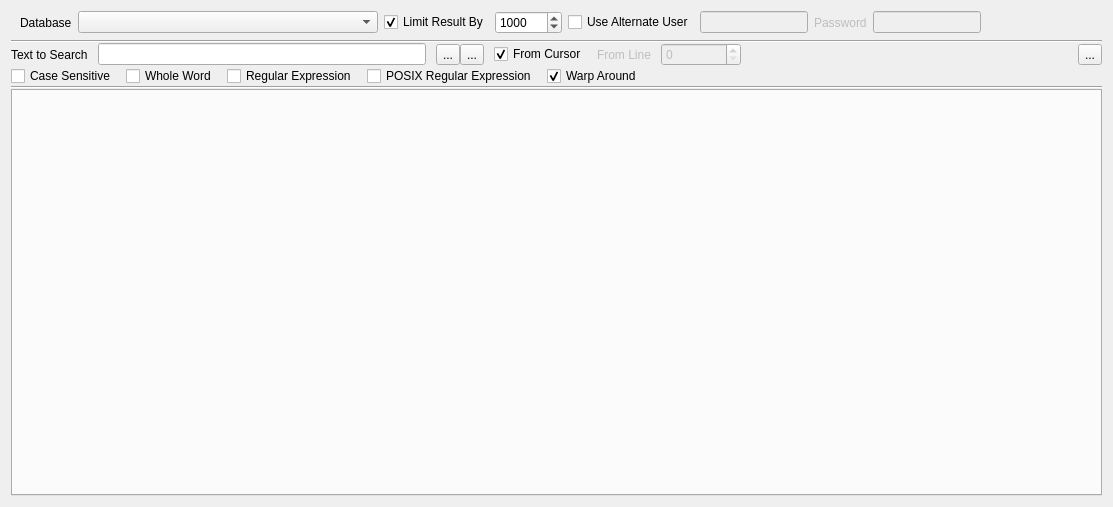
<?xml version="1.0" encoding="UTF-8"?>
<ui version="4.0">
 <class>SqlTool</class>
 <widget class="QWidget" name="SqlTool">
  <property name="geometry">
   <rect>
    <x>0</x>
    <y>0</y>
    <width>1113</width>
    <height>507</height>
   </rect>
  </property>
  <property name="minimumSize">
   <size>
    <width>0</width>
    <height>0</height>
   </size>
  </property>
  <property name="windowTitle">
   <string>Form</string>
  </property>
  <layout class="QVBoxLayout" name="verticalLayout_2">
   <item>
    <widget class="QFrame" name="frame">
     <property name="frameShape">
      <enum>QFrame::NoFrame</enum>
     </property>
     <property name="frameShadow">
      <enum>QFrame::Raised</enum>
     </property>
     <layout class="QHBoxLayout" name="horizontalLayout" stretch="0,0,0,0,0,0,0,0,1,0,0">
      <property name="topMargin">
       <number>0</number>
      </property>
      <property name="bottomMargin">
       <number>0</number>
      </property>
      <item>
       <widget class="QLabel" name="label">
        <property name="text">
         <string>Database</string>
        </property>
       </widget>
      </item>
      <item>
       <widget class="QComboBox" name="connection_list">
        <property name="sizePolicy">
         <sizepolicy hsizetype="Expanding" vsizetype="Fixed">
          <horstretch>0</horstretch>
          <verstretch>0</verstretch>
         </sizepolicy>
        </property>
        <property name="minimumSize">
         <size>
          <width>300</width>
          <height>0</height>
         </size>
        </property>
       </widget>
      </item>
      <item>
       <widget class="QCheckBox" name="limit_result">
        <property name="sizePolicy">
         <sizepolicy hsizetype="Minimum" vsizetype="Fixed">
          <horstretch>0</horstretch>
          <verstretch>0</verstretch>
         </sizepolicy>
        </property>
        <property name="text">
         <string>Limit Result By</string>
        </property>
        <property name="checked">
         <bool>true</bool>
        </property>
       </widget>
      </item>
      <item>
       <widget class="QSpinBox" name="line_limit">
        <property name="sizePolicy">
         <sizepolicy hsizetype="Fixed" vsizetype="Fixed">
          <horstretch>0</horstretch>
          <verstretch>0</verstretch>
         </sizepolicy>
        </property>
        <property name="maximum">
         <number>999999</number>
        </property>
        <property name="value">
         <number>1000</number>
        </property>
       </widget>
      </item>
      <item>
       <widget class="QCheckBox" name="ck_use_alternate_user">
        <property name="text">
         <string>Use Alternate User</string>
        </property>
       </widget>
      </item>
      <item>
       <widget class="QLineEdit" name="ed_user">
        <property name="enabled">
         <bool>false</bool>
        </property>
       </widget>
      </item>
      <item>
       <widget class="QLabel" name="lb_password">
        <property name="enabled">
         <bool>false</bool>
        </property>
        <property name="text">
         <string>Password</string>
        </property>
        <property name="buddy">
         <cstring></cstring>
        </property>
       </widget>
      </item>
      <item>
       <widget class="QLineEdit" name="ed_password">
        <property name="enabled">
         <bool>false</bool>
        </property>
        <property name="echoMode">
         <enum>QLineEdit::Password</enum>
        </property>
       </widget>
      </item>
      <item>
       <spacer name="horizontalSpacer">
        <property name="orientation">
         <enum>Qt::Horizontal</enum>
        </property>
        <property name="sizeHint" stdset="0">
         <size>
          <width>40</width>
          <height>20</height>
         </size>
        </property>
       </spacer>
      </item>
      <item>
       <widget class="QWidget" name="led_transaction" native="true">
        <property name="minimumSize">
         <size>
          <width>12</width>
          <height>12</height>
         </size>
        </property>
        <property name="maximumSize">
         <size>
          <width>12</width>
          <height>12</height>
         </size>
        </property>
        <property name="styleSheet">
         <string notr="true"/>
        </property>
       </widget>
      </item>
      <item>
       <widget class="QWidget" name="led_connected" native="true">
        <property name="minimumSize">
         <size>
          <width>12</width>
          <height>12</height>
         </size>
        </property>
        <property name="maximumSize">
         <size>
          <width>12</width>
          <height>12</height>
         </size>
        </property>
        <property name="toolTipDuration">
         <number>-9</number>
        </property>
       </widget>
      </item>
     </layout>
    </widget>
   </item>
   <item>
    <layout class="QVBoxLayout" name="verticalLayout">
     <property name="spacing">
      <number>0</number>
     </property>
     <item>
      <widget class="QWidget" name="find_panel" native="true">
       <layout class="QVBoxLayout" name="verticalLayout_3">
        <property name="spacing">
         <number>0</number>
        </property>
        <property name="leftMargin">
         <number>0</number>
        </property>
        <property name="topMargin">
         <number>0</number>
        </property>
        <property name="rightMargin">
         <number>0</number>
        </property>
        <property name="bottomMargin">
         <number>0</number>
        </property>
        <item>
         <widget class="Line" name="line_3">
          <property name="orientation">
           <enum>Qt::Horizontal</enum>
          </property>
         </widget>
        </item>
        <item>
         <layout class="QHBoxLayout" name="horizontalLayout_2">
          <property name="spacing">
           <number>0</number>
          </property>
          <item>
           <widget class="Line" name="line_2">
            <property name="orientation">
             <enum>Qt::Horizontal</enum>
            </property>
           </widget>
          </item>
          <item>
           <layout class="QGridLayout" name="gridLayout_2">
            <property name="verticalSpacing">
             <number>0</number>
            </property>
            <item row="0" column="0">
             <layout class="QGridLayout" name="gridLayout_3">
              <property name="horizontalSpacing">
               <number>10</number>
              </property>
              <property name="verticalSpacing">
               <number>0</number>
              </property>
              <item row="0" column="1">
               <widget class="QLineEdit" name="text_to_find">
                <property name="minimumSize">
                 <size>
                  <width>250</width>
                  <height>0</height>
                 </size>
                </property>
                <property name="text">
                 <string/>
                </property>
               </widget>
              </item>
              <item row="0" column="10">
               <widget class="QToolButton" name="close_find">
                <property name="text">
                 <string>...</string>
                </property>
                <property name="icon">
                 <iconset resource="pgdbatool.qrc">
                  <normaloff>:/icons/images/icons/icons8-close-26.png</normaloff>:/icons/images/icons/icons8-close-26.png</iconset>
                </property>
                <property name="iconSize">
                 <size>
                  <width>16</width>
                  <height>16</height>
                 </size>
                </property>
               </widget>
              </item>
              <item row="0" column="0">
               <widget class="QLabel" name="label_2">
                <property name="text">
                 <string>Text to Search</string>
                </property>
               </widget>
              </item>
              <item row="0" column="3">
               <layout class="QHBoxLayout" name="horizontalLayout_3">
                <property name="spacing">
                 <number>0</number>
                </property>
                <property name="leftMargin">
                 <number>0</number>
                </property>
                <property name="rightMargin">
                 <number>0</number>
                </property>
                <item>
                 <widget class="QToolButton" name="find_forward">
                  <property name="text">
                   <string>...</string>
                  </property>
                  <property name="icon">
                   <iconset resource="pgdbatool.qrc">
                    <normaloff>:/icons/images/icons/icons8-down-26.png</normaloff>:/icons/images/icons/icons8-down-26.png</iconset>
                  </property>
                  <property name="iconSize">
                   <size>
                    <width>16</width>
                    <height>16</height>
                   </size>
                  </property>
                 </widget>
                </item>
                <item>
                 <widget class="QToolButton" name="find_backward">
                  <property name="text">
                   <string>...</string>
                  </property>
                  <property name="icon">
                   <iconset resource="pgdbatool.qrc">
                    <normaloff>:/icons/images/icons/icons8-up-26.png</normaloff>:/icons/images/icons/icons8-up-26.png</iconset>
                  </property>
                  <property name="iconSize">
                   <size>
                    <width>16</width>
                    <height>16</height>
                   </size>
                  </property>
                 </widget>
                </item>
               </layout>
              </item>
              <item row="0" column="6">
               <widget class="QCheckBox" name="from_cursor">
                <property name="text">
                 <string>From Cursor</string>
                </property>
                <property name="checked">
                 <bool>true</bool>
                </property>
               </widget>
              </item>
              <item row="0" column="7">
               <widget class="QLabel" name="lb_from_line">
                <property name="enabled">
                 <bool>false</bool>
                </property>
                <property name="text">
                 <string>From Line</string>
                </property>
               </widget>
              </item>
              <item row="0" column="8">
               <widget class="QSpinBox" name="from_line">
                <property name="enabled">
                 <bool>false</bool>
                </property>
                <property name="minimumSize">
                 <size>
                  <width>80</width>
                  <height>0</height>
                 </size>
                </property>
               </widget>
              </item>
              <item row="0" column="9">
               <spacer name="horizontalSpacer_2">
                <property name="orientation">
                 <enum>Qt::Horizontal</enum>
                </property>
                <property name="sizeHint" stdset="0">
                 <size>
                  <width>40</width>
                  <height>20</height>
                 </size>
                </property>
               </spacer>
              </item>
             </layout>
            </item>
            <item row="1" column="0">
             <layout class="QGridLayout" name="gridLayout">
              <property name="horizontalSpacing">
               <number>10</number>
              </property>
              <property name="verticalSpacing">
               <number>0</number>
              </property>
              <item row="0" column="0">
               <widget class="QCheckBox" name="case_sensitive">
                <property name="text">
                 <string>Case Sensitive</string>
                </property>
               </widget>
              </item>
              <item row="0" column="3">
               <widget class="QCheckBox" name="posix_regular_expression">
                <property name="text">
                 <string>POSIX Regular Expression</string>
                </property>
               </widget>
              </item>
              <item row="0" column="4">
               <widget class="QCheckBox" name="warp_around">
                <property name="text">
                 <string>Warp Around</string>
                </property>
                <property name="checked">
                 <bool>true</bool>
                </property>
               </widget>
              </item>
              <item row="0" column="1">
               <widget class="QCheckBox" name="whole_word">
                <property name="text">
                 <string>Whole Word</string>
                </property>
               </widget>
              </item>
              <item row="0" column="2">
               <widget class="QCheckBox" name="regular_expression">
                <property name="text">
                 <string>Regular Expression</string>
                </property>
               </widget>
              </item>
              <item row="0" column="5">
               <spacer name="horizontalSpacer_3">
                <property name="orientation">
                 <enum>Qt::Horizontal</enum>
                </property>
                <property name="sizeHint" stdset="0">
                 <size>
                  <width>40</width>
                  <height>20</height>
                 </size>
                </property>
               </spacer>
              </item>
             </layout>
            </item>
           </layout>
          </item>
         </layout>
        </item>
        <item>
         <widget class="Line" name="line">
          <property name="orientation">
           <enum>Qt::Horizontal</enum>
          </property>
         </widget>
        </item>
       </layout>
      </widget>
     </item>
     <item>
      <widget class="QTabWidget" name="editors_tabs">
       <property name="minimumSize">
        <size>
         <width>0</width>
         <height>200</height>
        </size>
       </property>
       <property name="currentIndex">
        <number>-1</number>
       </property>
      </widget>
     </item>
    </layout>
   </item>
  </layout>
 </widget>
 <resources>
  <include location="pgdbatool.qrc"/>
 </resources>
 <connections/>
</ui>
